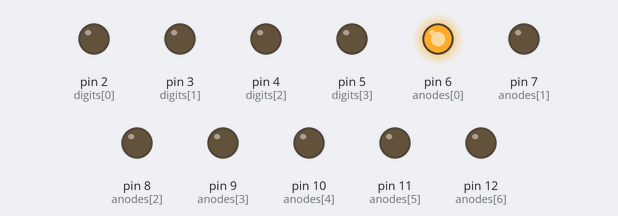
Bench run of a sketch on a simulated Arduino Uno, built with avr-gcc and run on an emulated ATmega328P. On the bench: output pins drawn as LEDs (lit = HIGH).

Above: at 0.1 s.
At 1.1 s:
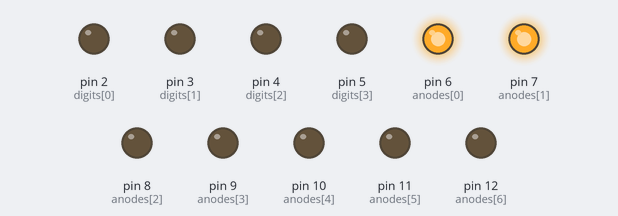
At 2.1 s:
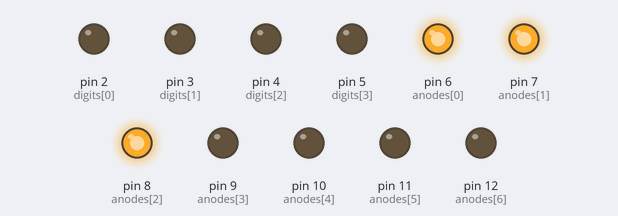
At 3.1 s:
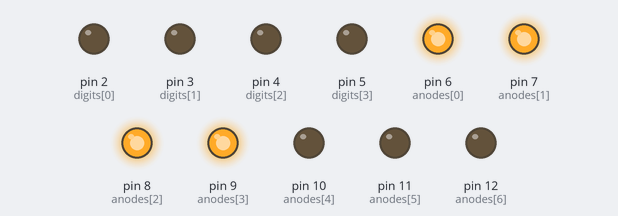
At 4.1 s:
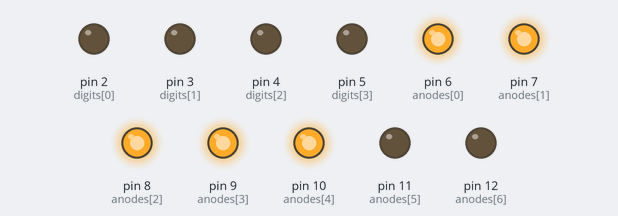
At 6.1 s:
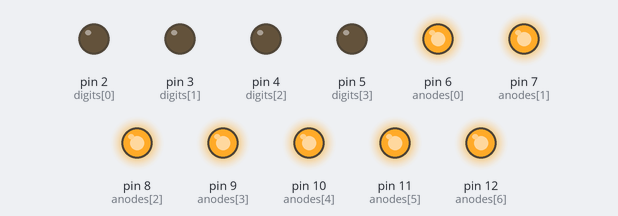
Timing chart, 0 to 7.6 s (numbered marks = the images above):
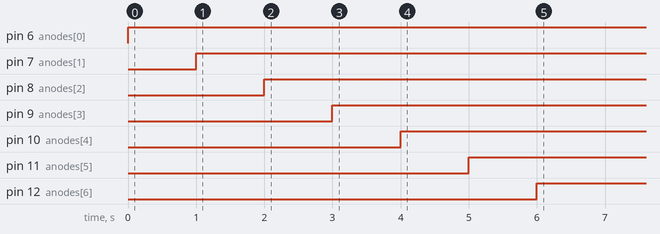

The sketch:

klad.ino
```cpp
static int digits[] = {2,3,4,5};
static int anodes[] = {6,7,8,9,10,11,12}; // {A,B,C,D,E,F,G}

static int num_array[10][7] = {  { 1,1,1,1,1,1,0 },    // 0
                          { 0,1,1,0,0,0,0 },    // 1
                          { 1,1,0,1,1,0,1 },    // 2
                          { 1,1,1,1,0,0,1 },    // 3
                          { 0,1,1,0,0,1,1 },    // 4
                          { 1,0,1,1,0,1,1 },    // 5
                          { 1,0,1,1,1,1,1 },    // 6
                          { 1,1,1,0,0,0,0 },    // 7
                          { 1,1,1,1,1,1,1 },    // 8
                          { 1,1,1,0,0,1,1 }};   // 9

int i = 0;
int j = 0;
int k = 0;

void setup() {
  // put your setup code here, to run once:
  for(i=0; i<4; i++){
    pinMode(digits[i], OUTPUT);
  }

  for(i=0; i<7; i++){
    pinMode(anodes[i], OUTPUT);
  }
}

void loop() {
  // put your main code here, to run repeatedly:
  for(j=0;j<4;j++){
   for(i=0;i<7;i++){
      digitalWrite(anodes[i],HIGH);
      delay(1000);
    }
  }
}
```

Measured:
- by itself, pin 6 (anodes[0]): LOW → HIGH at 0.00 s
- by itself, pin 7 (anodes[1]): LOW → HIGH at 1.0 s
- by itself, pin 8 (anodes[2]): LOW → HIGH at 2.0 s
- by itself, pin 9 (anodes[3]): LOW → HIGH at 3.0 s
- by itself, pin 10 (anodes[4]): LOW → HIGH at 4.0 s
- by itself, pin 11 (anodes[5]): LOW → HIGH at 5.0 s
- by itself, pin 12 (anodes[6]): LOW → HIGH at 6.0 s
